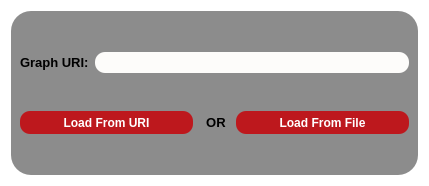
<?xml version="1.0" encoding="UTF-8"?>
<ui version="4.0">
 <class>LoadGraphDialog</class>
 <widget class="QDialog" name="LoadGraphDialog">
  <property name="geometry">
   <rect>
    <x>0</x>
    <y>0</y>
    <width>429</width>
    <height>186</height>
   </rect>
  </property>
  <property name="minimumSize">
   <size>
    <width>429</width>
    <height>186</height>
   </size>
  </property>
  <property name="windowTitle">
   <string>Dialog</string>
  </property>
  <property name="styleSheet">
   <string notr="true">QObject#LoadGraphDialog{
background-color:rgb(255,255,255);
}

</string>
  </property>
  <layout class="QGridLayout" name="gridLayout_2">
   <item row="0" column="0" rowspan="2">
    <widget class="QFrame" name="frame">
     <property name="minimumSize">
      <size>
       <width>361</width>
       <height>111</height>
      </size>
     </property>
     <property name="styleSheet">
      <string notr="true">QObject#frame{
	background-color: rgb(140, 140, 140);
	
Border-radius:20px;}
</string>
     </property>
     <property name="frameShape">
      <enum>QFrame::StyledPanel</enum>
     </property>
     <property name="frameShadow">
      <enum>QFrame::Raised</enum>
     </property>
     <layout class="QGridLayout" name="gridLayout">
      <item row="0" column="0">
       <layout class="QHBoxLayout" name="horizontalLayout">
        <item>
         <widget class="QLabel" name="graphURILabel">
          <property name="maximumSize">
           <size>
            <width>101</width>
            <height>31</height>
           </size>
          </property>
          <property name="font">
           <font>
            <pointsize>10</pointsize>
            <weight>75</weight>
            <bold>true</bold>
           </font>
          </property>
          <property name="styleSheet">
           <string notr="true">color:rgb(0,0,0);</string>
          </property>
          <property name="text">
           <string>Graph URI:</string>
          </property>
         </widget>
        </item>
        <item>
         <widget class="QLineEdit" name="graphURIEdit">
          <property name="minimumSize">
           <size>
            <width>241</width>
            <height>21</height>
           </size>
          </property>
          <property name="styleSheet">
           <string notr="true">border-radius:10px;

border-color:rgb(45, 45, 45);

background-color: rgb(253, 252, 250);</string>
          </property>
         </widget>
        </item>
       </layout>
      </item>
      <item row="1" column="0">
       <layout class="QHBoxLayout" name="horizontalLayout_2">
        <item>
         <widget class="QPushButton" name="loadFromURIButton">
          <property name="minimumSize">
           <size>
            <width>111</width>
            <height>23</height>
           </size>
          </property>
          <property name="font">
           <font>
            <pointsize>9</pointsize>
            <weight>75</weight>
            <bold>true</bold>
           </font>
          </property>
          <property name="cursor">
           <cursorShape>PointingHandCursor</cursorShape>
          </property>
          <property name="styleSheet">
           <string notr="true">background-color:rgb(189, 24, 29);
border-radius:10px;
color: rgb(255, 255, 255);
</string>
          </property>
          <property name="text">
           <string>Load From URI</string>
          </property>
         </widget>
        </item>
        <item>
         <widget class="QLabel" name="OrLabel">
          <property name="maximumSize">
           <size>
            <width>31</width>
            <height>21</height>
           </size>
          </property>
          <property name="font">
           <font>
            <pointsize>10</pointsize>
            <weight>75</weight>
            <bold>true</bold>
           </font>
          </property>
          <property name="styleSheet">
           <string notr="true">color:rgb(0,0,0);</string>
          </property>
          <property name="text">
           <string>  OR</string>
          </property>
         </widget>
        </item>
        <item>
         <widget class="QPushButton" name="loadFromFileButton">
          <property name="minimumSize">
           <size>
            <width>111</width>
            <height>23</height>
           </size>
          </property>
          <property name="font">
           <font>
            <pointsize>9</pointsize>
            <weight>75</weight>
            <bold>true</bold>
           </font>
          </property>
          <property name="cursor">
           <cursorShape>PointingHandCursor</cursorShape>
          </property>
          <property name="styleSheet">
           <string notr="true">background-color:rgb(189, 24, 29);
border-radius:10px;
color: rgb(255, 255, 255);
</string>
          </property>
          <property name="text">
           <string>Load From File</string>
          </property>
         </widget>
        </item>
       </layout>
      </item>
     </layout>
    </widget>
   </item>
  </layout>
 </widget>
 <resources/>
 <connections/>
</ui>
